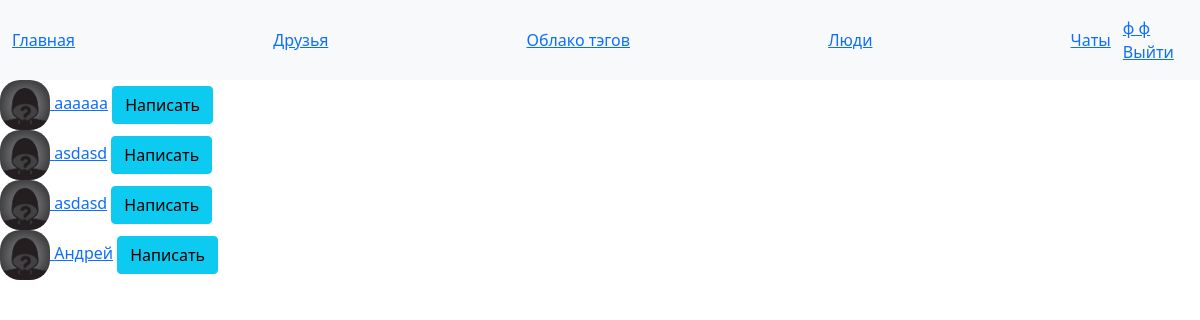
Page /people/ (signed in) on the committed database.
### menu_app/models.py (models this page shows, shortened)
class Menu(models.Model):
    title = models.CharField(max_length=64, null=False, blank=False)
    url = models.CharField(max_length=128, null=False, blank=False)
    type = models.ForeignKey(ClassMenu, on_delete=models.CASCADE)

### profile_app/models.py (models this page shows, shortened)
class Profile(models.Model):
    user = models.OneToOneField(User, on_delete=models.CASCADE, related_name='profile')
    image = models.ImageField(null=True, blank=True)
    email_verify = models.BooleanField(default=False)

### user_app/models.py (models this page shows, shortened)
class User(AbstractUser):
    email = models.EmailField(_("email address"), unique=True)
    USERNAME_FIELD = "email"
    REQUIRED_FIELDS = ["username"]
    class Meta:
        db_table = 'auth_user'

### people_app/view/people_view.py (the view)
# urls.py: path('people/', login_required(PeopleView.as_view()), name='people'),
class PeopleView(View):
    def get(self, request):
        people = Profile.objects.exclude(user=request.user).filter(email_verify=True)
        context = {"title": "Люди", "people": people}
        return render(request, "people_app/people.html", context)

### menu_app/templatetags/menu_main.py (called while the page is built, shortened)
@register.inclusion_tag('base.html')
def main_menu():
    menu = Menu.objects.filter(type=1)
    return {'menu': menu, }

@register.inclusion_tag('base.html', takes_context=True)
def user_menu(context):
    if context.request.user.is_authenticated:
        menu = [
            {
                'title': f"{context.request.user.last_name} {context.request.user.first_name}",
                'url': '/profile',
            },
            {
                'title': 'Выйти',
                'url': '/logout',
            },
        ]
    return {'menu': menu, }

### templates/people_app/people.html (shortened to what this page needs)
{% load menu_main %}
<link rel="stylesheet" href="https://cdn.jsdelivr.net/npm/bootstrap@5.1.3/dist/css/bootstrap.min.css">
<nav class="navbar navbar-expand-lg bg-light">
    <div class="container-fluid">{% main_menu %}</div>
    <div id="user_menu" class="navbar-text">{% user_menu %}</div>
</nav>
<html lang="en">
<head>
</head>
<body>
    {% for peopl in people%}
    <div>
    <a href="{% url 'profile_peoples' peopl.user.username %}">
        {% if peopl.profile.image %}
         <img src="{{ peopl.profile.image.url }}" style="border-radius: 20px;" class="mr-3" alt="" width="50px" height="50px">
        {% else %}
        <img src="/static/profile_app/image/def.jpg" style="border-radius: 20px;" class="mr-3" alt="" width="50px" height="50px">
        {% endif %}
        {{ peopl.user.first_name }} {{ peopl.user.last_name }}</a>
   <a href="{% url 'friends_chat' peopl.user.username %}">
        <button type="submit" class="btn btn-info">Написать</button>
    </a>
    </div>
    {% endfor%}
</body>
</html>

### templates/base.html
{% for m in menu %}
    <a href="{{ m.url }}">{{ m.title }}</a>
{% endfor%}

### rows in the picture
Menu: title "Главная"
Menu: title "Друзья"
Menu: title "Облако тэгов"
Menu: title "Люди"
Menu: title "Чаты"
Profile: user.last_name "aaaaaa"
Profile: user.last_name "asdasd"
Profile: user.last_name "asdasd"
Profile: user.last_name "Андрей"

### other values in the picture
{{ m.title }} "ф ф" "Выйти"
